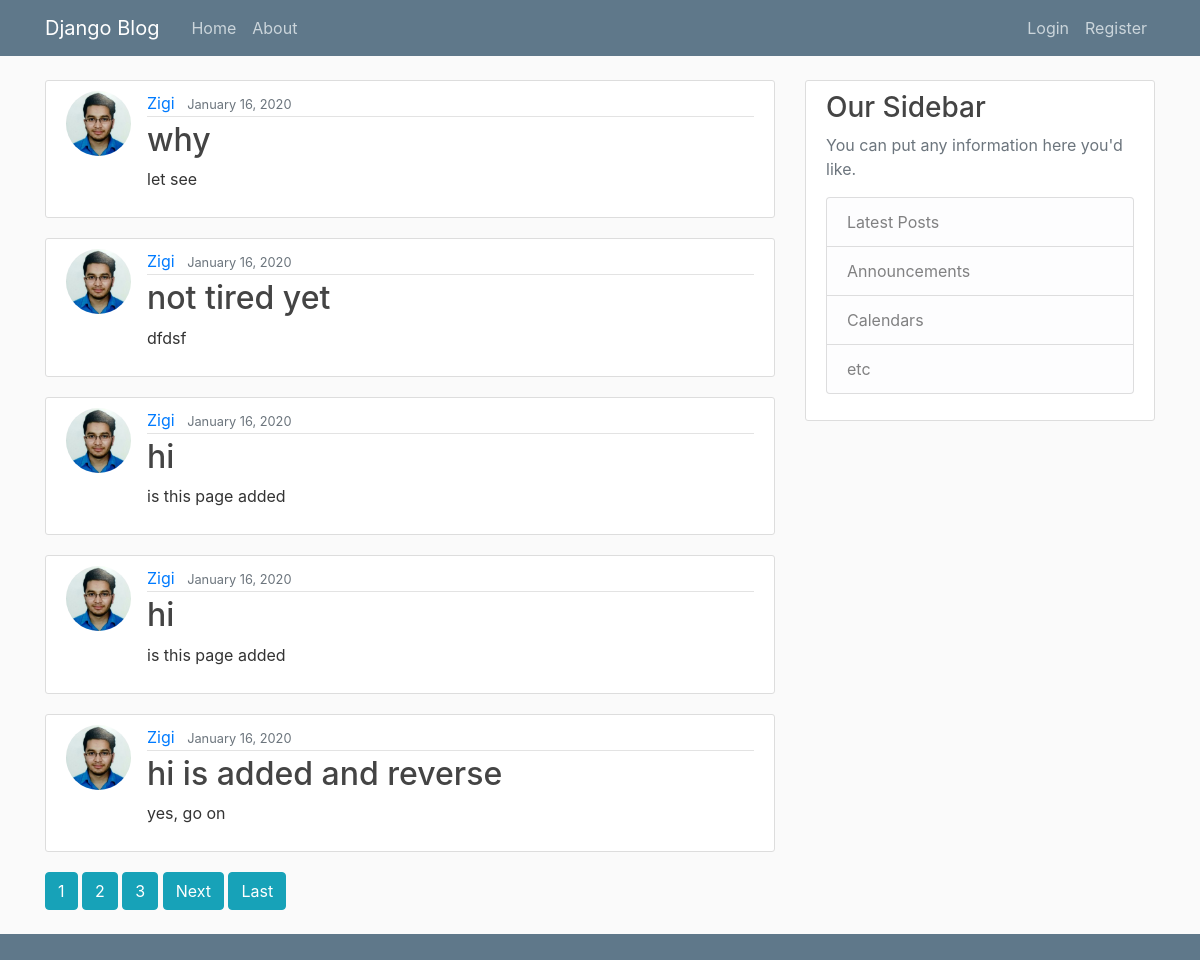
/, run on an earlier commit of the app's database.
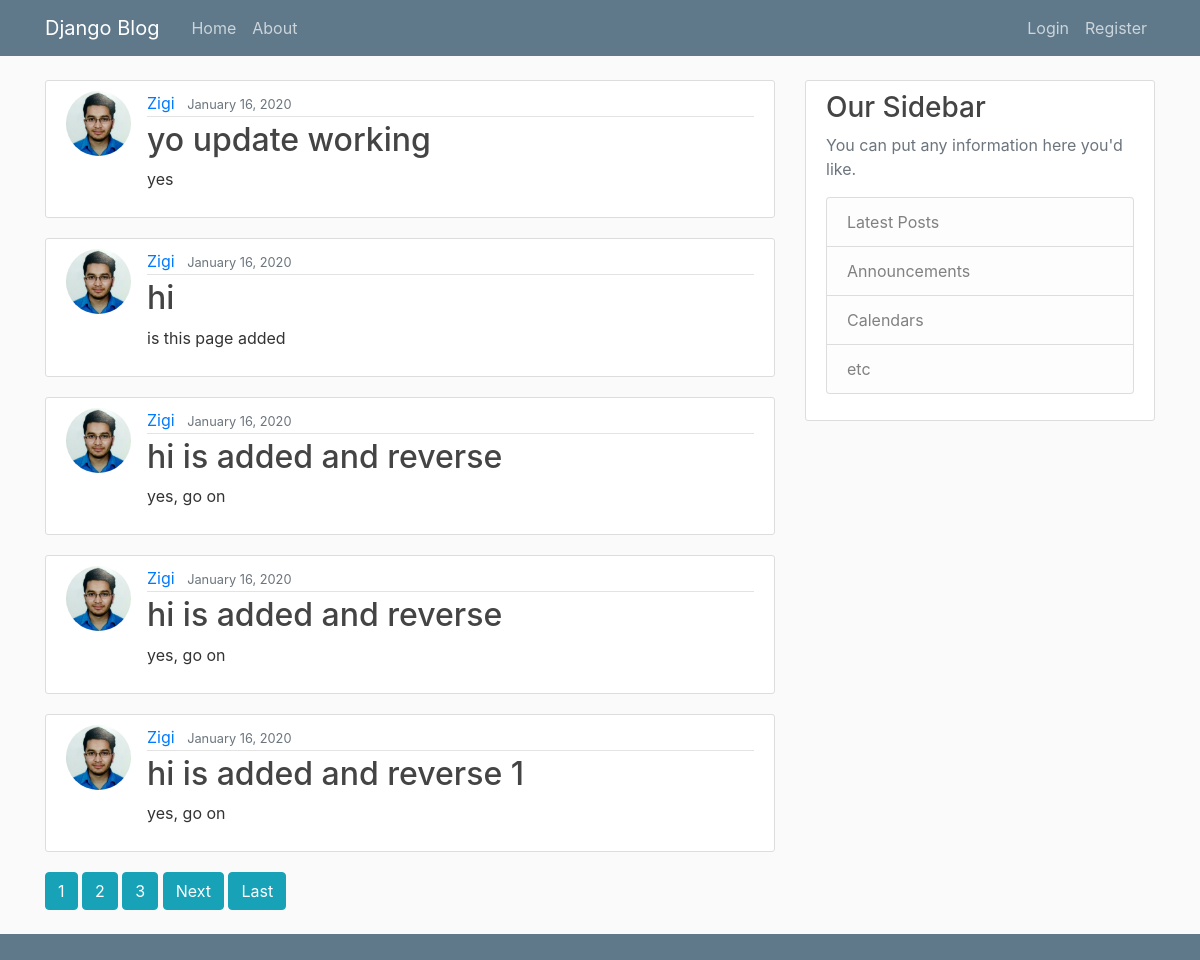
And on a later commit of the database.
### blog/models.py (models this page shows, shortened)
class Post(models.Model):
    title = models.CharField(max_length=100)
    content = models.TextField()
    date_posted = models.DateTimeField(default=timezone.now)
    author = models.ForeignKey(User,on_delete=models.CASCADE)

### users/models.py (models this page shows, shortened)
class Profile(models.Model):
    user = models.OneToOneField(User, on_delete=models.CASCADE)
    image= models.ImageField(default='default.jpg', upload_to='profile_pics')

### blog/views.py (the view)
# urls.py: path('', PostListView.as_view(), name='blog-home'),
class PostListView(ListView):
    model  = Post
    template_name = 'blog/home.html'
    context_object_name ='posts'
    ordering = ['-date_posted']
    paginate_by = 5

### blog/templates/blog/home.html (shortened to what this page needs)
{% extends "blog/layout.html" %}
{% block content %}
    {% for post in posts %}
        <article class="media content-section">
          <img class="rounded-circle article-img" src="{{ post.author.profile.image.url }}">
          <div class="media-body">
            <div class="article-metadata">
              <a class="mr-2" href="{% url 'user-posts' post.author.username %}">{{ post.author }}</a>
              <small class="text-muted">{{ post.date_posted|date:"F d, Y" }}</small>
            </div>
            <h2><a class="article-title" href="{% url 'post-detail' post.id %}">{{ post.title }}</a></h2>
            <p class="article-content">{{ post.content }}</p>
          </div>
        </article>
    {% endfor %}
    {% if is_paginated %}
      {% for num in page_obj.paginator.page_range  %}
        {% if page_obj.number == num %}
            <a class = "btn btn-info mb-4" href = "?page={{ num }}">{{ num }}</a>
        {% elif num > page_obj.number|add:'-3' and num  < page_obj.number|add:'3'%}
        <a class = "btn btn-info mb-4" href = "?page={{ num }}">{{ num }}</a>
        {% endif %}
      {% endfor %}
        {% if page_obj.has_next %}
          <a class = "btn btn-info mb-4" href="?page={{ page_obj.next.num_page_number }}">Next</a>
          <a class = "btn btn-info mb-4" href="?page={{ page_obj.paginator.numm_pages }}">Last</a>
        {% endif %}
    {% endif %}
{% endblock content %}

### blog/templates/blog/layout.html (shortened to what this page needs)
{% load static %}
<!DOCTYPE html>
<html>
<head>
    <link rel="stylesheet" type="text/css" href="{% static 'css/bootstrap.min.css' %}">
    <link rel="stylesheet" type="text/css" href="{% static 'css/main.css' %}">
  </head>
    <body>
        <header class="site-header">
          <nav class="navbar navbar-expand-md navbar-dark bg-steel fixed-top">
            <div class="container">
              <a class="navbar-brand mr-4" href="{% url 'blog-home' %}">Django Blog</a>
              <div class="collapse navbar-collapse" id="navbarToggle">
                <div class="navbar-nav mr-auto">
                  <a class="nav-item nav-link" href="{% url 'blog-home' %}">Home</a>
                  <a class="nav-item nav-link" href="{% url 'blog-about' %}">About</a>
                </div>
                <div class="navbar-nav">
                  {% if user.is_authenticated %}
                    <a class="nav-item nav-link" href="{% url 'post-create' %}">New Post</a>
                    <a class="nav-item nav-link" href="{% url 'logout' %}">Logout</a>
                    <a class="nav-item nav-link" href="{% url 'profile' %}">Profile</a>
                  {% else %}
                    <a class="nav-item nav-link" href="{% url 'login' %}">Login</a>
                    <a class="nav-item nav-link" href="{% url 'register' %}">Register</a>
                  {% endif %}
                </div>
              </div>
            </div>
          </nav>
         </header>
        <main role="main" class="container">
          <div class="row">
            <div class="col-md-8">
              {% block content %}{% endblock %}
            </div>
            <div class="col-md-4">
              <div class="content-section">
                <h3>Our Sidebar</h3>
                <p class='text-muted'>You can put any information here you'd like.
                  <ul class="list-group">
                    <li class="list-group-item list-group-item-light">Latest Posts</li>
                    <li class="list-group-item list-group-item-light">Announcements</li>
                    <li class="list-group-item list-group-item-light">Calendars</li>
                    <li class="list-group-item list-group-item-light">etc</li>
                  </ul>
                </p>
              </div>
            </div>
          </div>
        </main>
        <div class = "footer">
          <nav class="navbar bottom navbar-dark bg-steel">
          </nav>
        </div>
    </body>
</html>

### blog/static/css/main.css (style rules this page uses)
body { background: #fafafa; color: #333333; margin-top: 5rem; }
h1, h2, h3, h4, h5, h6 { color: #444444; }
ul { margin: 0; }
.bg-steel { background-color: #5f788a; }
.site-header .navbar-nav .nav-link { color: #cbd5db; }
.content-section { background: #ffffff; padding: 10px 20px; border: 1px solid #dddddd; border-radius: 3px; margin-bottom: 20px; }
.article-title { color: #444444; }
.article-content { white-space: pre-line; }
.article-img { height: 65px; width: 65px; margin-right: 16px; }
.article-metadata { padding-bottom: 1px; margin-bottom: 4px; border-bottom: 1px solid #e3e3e3 }

What changed in the data, as far as the page shows it:
removed Post: author.profile.image (picture), author "Zigi", date_posted "January 16, 2020", title "not tired yet", content "dfdsf"
removed Post: author.profile.image (picture), author "Zigi", date_posted "January 16, 2020", title "hi", content "is this page added"
changed Post: title "why" → "yo update working"; content "let see" → "yes"
now on this page (row unchanged): Post: author.profile.image (picture), author "Zigi", date_posted "January 16, 2020", title "hi is added and reverse", content "yes, go on"
now on this page (row unchanged): Post: author.profile.image (picture), author "Zigi", date_posted "January 16, 2020", title "hi is added and reverse 1", content "yes, go on"
